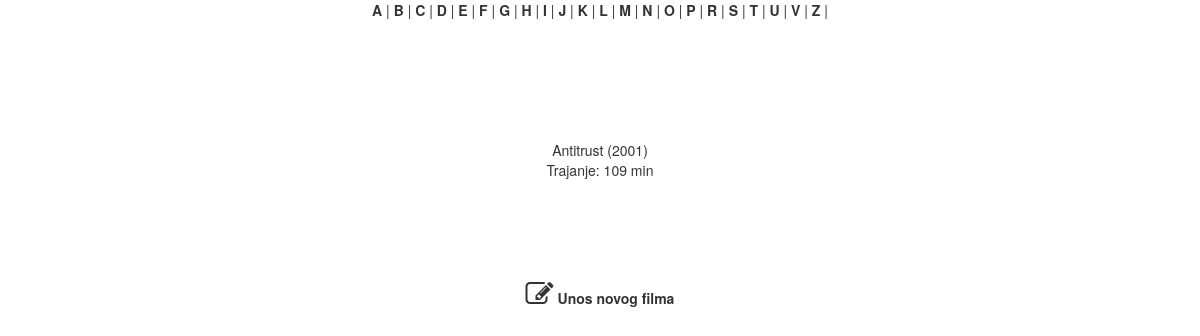
Page /index.php?slovo=A on the committed database.
### tables this page shows
CREATE TABLE `filmovi` (
`id` int(11) NOT NULL,
  `naslov` varchar(150) NOT NULL,
  `id_zanr` int(11) NOT NULL,
  `godina` year(4) NOT NULL,
  `trajanje` int(11) NOT NULL,
  `path` varchar(500) NOT NULL,
  `name` varchar(255) NOT NULL,
  `name_server` varchar(255) NOT NULL
);

### index.php (the view, shortened to what this page needs)
<!DOCTYPE html>
<html lang="en">
  <head>
	<link rel="stylesheet" href="https://maxcdn.bootstrapcdn.com/bootstrap/3.3.4/css/bootstrap.min.css">
	<link href="css/style.css" rel="stylesheet">
	<link rel="stylesheet" href="//maxcdn.bootstrapcdn.com/font-awesome/4.3.0/css/font-awesome.min.css">
  </head>
  <body>
  	<div class="container">
		<?php
		$slova = "A | B | C | D | E | F | G | H | I | J | K | L | M | N | O | P | R | S | T | U | V | Z";
		$slova_array = explode(" | ", $slova);
		foreach($slova_array as $key => $val)
		{
			echo '<a href="index.php?slovo='.$val.'">'.$val.'</a> | ';
		}
		if(isset($_GET["slovo"]))
		{
			$slovo = $_GET["slovo"];
			$query = "SELECT
			 		  naslov, godina, trajanje, id ,
		              CONCAT(path, name_server) AS file_server
					  FROM filmovi
					  WHERE naslov LIKE '$slovo%'
					  ORDER BY naslov ASC";
			$result = mysql_query($query);
			while($row = mysql_fetch_array($result))
			{
				$naziv       = $row["naslov"];
				$trajanje    = $row["trajanje"];
				$godina      = $row["godina"];
				$id 		 = $row["id"];
				    if ($id !== 0) {
					    echo 	"<br><br><br><br><br>";
						echo    "<br><br>";
						echo    $naziv." (".$godina. ")";
						echo    "<br>";
						echo    'Trajanje: '.$trajanje.' min';
						echo    '<br>';
					}else{
						echo 	"<br>";
						echo 	"<h4>Nema unešenog filma pod tim slovom</h4>";
					}
		    }
		}
		?>
		<br><br><br><br><br>
		<div class="unos">
		<a href="unos.php"><i class="fa fa-pencil-square-o fa-2x"></i> Unos novog filma</a>
		</div>
  </body>
</html>

### css/style.css (style rules this page uses)
a { color: #333; font-weight: bold; }
.container { text-align: center; }

### rows in the picture
filmovi: naslov "Antitrust", godina "2001", trajanje "109"

### other values in the picture
$val "A"
$val "B"
$val "C"
$val "D"
$val "E"
$val "F"
$val "G"
$val "H"
$val "I"
$val "J"
$val "K"
$val "L"
$val "M"
$val "N"
$val "O"
